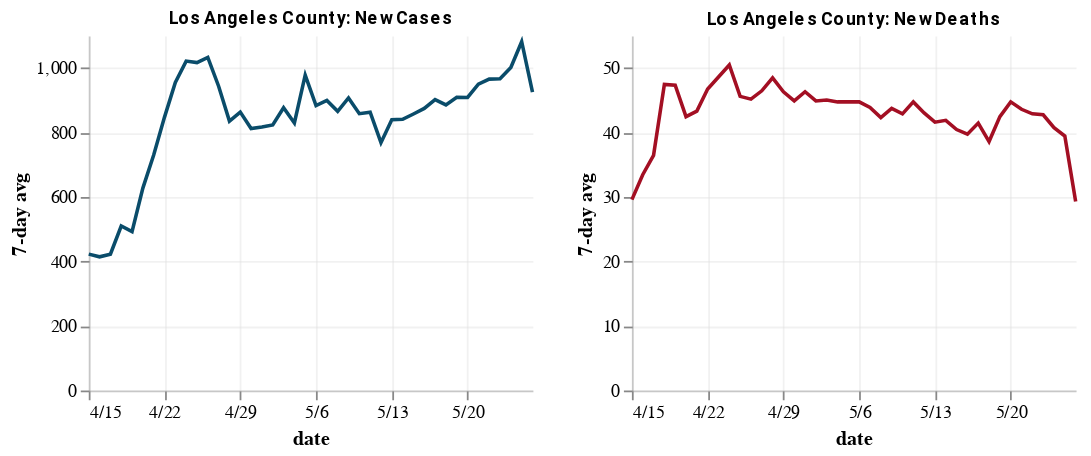
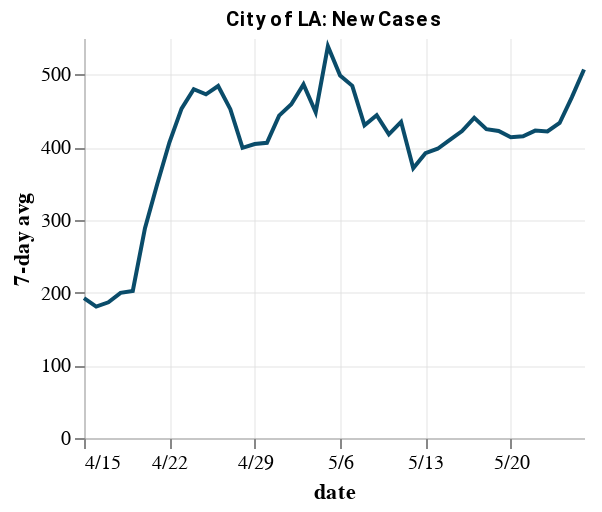

Write notebook code for charts like these, in order.
### Markdown cell above
## Caseload Charts

### Code cell
la_county = utils.county_case_charts(county_state_name, start_date)
la_city = utils.lacity_case_charts(start_date)

### Figure 1 — Vega-Lite specification as saved in the notebook (floating-point values rounded to 4 significant figures)
{"config": {"view": {"continuousWidth": 400, "continuousHeight": 300, "strokeOpacity": 0}, "axis": {"domainOpacity": 0.4, "gridOpacity": 0.4}, "title": {"anchor": "middle", "color": "black", "font": "Roboto", "fontSize": 10}}, "hconcat": [{"mark": "line", "encoding": {"color": {"value": "#0A4C6A"}, "x": {"type": "temporal", "axis": {"format": "%-m/%-d"}, "field": "date", "timeUnit": "monthdate", "title": "date"}, "y": {"type": "quantitative", "field": "cases_avg7", "title": "7-day avg"}}, "height": 200, "title": "Los Angeles County: New Cases", "width": 250}, {"mark": "line", "encoding": {"color": {"value": "#A30F23"}, "x": {"type": "temporal", "axis": {"format": "%-m/%-d"}, "field": "date", "timeUnit": "monthdate", "title": "date"}, "y": {"type": "quantitative", "field": "deaths_avg7", "title": "7-day avg"}}, "height": 200, "title": "Los Angeles County: New Deaths", "width": 250}], "data": {"name": "data-dfc439d8d1e3869e65300607f5a4b91e"}, "$schema": "https://vega.github.io/schema/vega-lite/v4.0.2.json", "datasets": {"data-dfc439d8d1e3869e65300607f5a4b91e": [{"county": "Los Angeles", "state": "California", "state_abbrev": "CA", "fips": "06037", "date": "2020-04-15T07:00:00+00:00", "Lat": 34.31, "Lon": -118.2, "cases": 10517, "deaths": 405, "new_cases": 470, "new_deaths": 45, "cases_avg7": 422.6, "deaths_avg3": 45.33, "deaths_avg7": 29.57}, {"county": "Los Angeles", "state": "California", "state_abbrev": "CA", "fips": "06037", "date": "2020-04-16T07:00:00+00:00", "Lat": 34.31, "Lon": -118.2, "cases": 10854, "deaths": 457, "new_cases": 337, "new_deaths": 52, "cases_avg7": 414.1, "deaths_avg3": 45.0, "deaths_avg7": 33.43}, {"county": "Los Angeles", "state": "California", "state_abbrev": "CA", "fips": "06037", "date": "2020-04-17T07:00:00+00:00", "Lat": 34.31, "Lon": -118.2, "cases": 11400, "deaths": 497, "new_cases": 546, "new_deaths": 40, "cases_avg7": 422.4, "deaths_avg3": 45.67, "deaths_avg7": 36.43}, {"county": "Los Angeles", "state": "California", "state_abbrev": "CA", "fips": "06037", "date": "2020-04-18T07:00:00+00:00", "Lat": 34.31, "Lon": -118.2, "cases": 12021, "deaths": 576, "new_cases": 621, "new_deaths": 79, "cases_avg7": 509.7, "deaths_avg3": 57.0, "deaths_avg7": 47.43}, {"county": "Los Angeles", "state": "California", "state_abbrev": "CA", "fips": "06037", "date": "2020-04-19T07:00:00+00:00", "Lat": 34.31, "Lon": -118.2, "cases": 12341, "deaths": 600, "new_cases": 320, "new_deaths": 24, "cases_avg7": 492.4, "deaths_avg3": 47.67, "deaths_avg7": 47.29}, {"county": "Los Angeles", "state": "California", "state_abbrev": "CA", "fips": "06037", "date": "2020-04-20T07:00:00+00:00", "Lat": 34.31, "Lon": -118.2, "cases": 13823, "deaths": 619, "new_cases": 1482, "new_deaths": 19, "cases_avg7": 627.1, "deaths_avg3": 40.67, "deaths_avg7": 42.43}, {"county": "Los Angeles", "state": "California", "state_abbrev": "CA", "fips": "06037", "date": "2020-04-21T07:00:00+00:00", "Lat": 34.31, "Lon": -118.2, "cases": 15153, "deaths": 663, "new_cases": 1330, "new_deaths": 44, "cases_avg7": 729.4, "deaths_avg3": 29.0, "deaths_avg7": 43.29}, {"county": "Los Angeles", "state": "California", "state_abbrev": "CA", "fips": "06037", "date": "2020-04-22T07:00:00+00:00", "Lat": 34.31, "Lon": -118.2, "cases": 16447, "deaths": 732, "new_cases": 1294, "new_deaths": 69, "cases_avg7": 847.1, "deaths_avg3": 44.0, "deaths_avg7": 46.71}, {"county": "Los Angeles", "state": "California", "state_abbrev": "CA", "fips": "06037", "date": "2020-04-23T07:00:00+00:00", "Lat": 34.31, "Lon": -118.2, "cases": 17537, "deaths": 797, "new_cases": 1090, "new_deaths": 65, "cases_avg7": 954.7, "deaths_avg3": 59.33, "deaths_avg7": 48.57}, {"county": "Los Angeles", "state": "California", "state_abbrev": "CA", "fips": "06037", "date": "2020-04-24T07:00:00+00:00", "Lat": 34.31, "Lon": -118.2, "cases": 18545, "deaths": 850, "new_cases": 1008, "new_deaths": 53, "cases_avg7": 1021.0, "deaths_avg3": 62.33, "deaths_avg7": 50.43}, {"county": "Los Angeles", "state": "California", "state_abbrev": "CA", "fips": "06037", "date": "2020-04-25T07:00:00+00:00", "Lat": 34.31, "Lon": -118.2, "cases": 19133, "deaths": 895, "new_cases": 588, "new_deaths": 45, "cases_avg7": 1016.0, "deaths_avg3": 54.33, "deaths_avg7": 45.57}, {"county": "Los Angeles", "state": "California", "state_abbrev": "CA", "fips": "06037", "date": "2020-04-26T07:00:00+00:00", "Lat": 34.31, "Lon": -118.2, "cases": 19567, "deaths": 916, "new_cases": 434, "new_deaths": 21, "cases_avg7": 1032.0, "deaths_avg3": 39.67, "deaths_avg7": 45.14}, {"county": "Los Angeles", "state": "California", "state_abbrev": "CA", "fips": "06037", "date": "2020-04-27T07:00:00+00:00", "Lat": 34.31, "Lon": -118.2, "cases": 20423, "deaths": 944, "new_cases": 856, "new_deaths": 28, "cases_avg7": 942.9, "deaths_avg3": 31.33, "deaths_avg7": 46.43}, {"county": "Los Angeles", "state": "California", "state_abbrev": "CA", "fips": "06037", "date": "2020-04-28T07:00:00+00:00", "Lat": 34.31, "Lon": -118.2, "cases": 20996, "deaths": 1002, "new_cases": 573, "new_deaths": 58, "cases_avg7": 834.7, "deaths_avg3": 35.67, "deaths_avg7": 48.43}, {"county": "Los Angeles", "state": "California", "state_abbrev": "CA", "fips": "06037", "date": "2020-04-29T07:00:00+00:00", "Lat": 34.31, "Lon": -118.2, "cases": 22485, "deaths": 1056, "new_cases": 1489, "new_deaths": 54, "cases_avg7": 862.6, "deaths_avg3": 46.67, "deaths_avg7": 46.29}, {"county": "Los Angeles", "state": "California", "state_abbrev": "CA", "fips": "06037", "date": "2020-04-30T07:00:00+00:00", "Lat": 34.31, "Lon": -118.2, "cases": 23220, "deaths": 1111, "new_cases": 735, "new_deaths": 55, "cases_avg7": 811.9, "deaths_avg3": 55.67, "deaths_avg7": 44.86}, {"county": "Los Angeles", "state": "California", "state_abbrev": "CA", "fips": "06037", "date": "2020-05-01T07:00:00+00:00", "Lat": 34.31, "Lon": -118.2, "cases": 24262, "deaths": 1174, "new_cases": 1042, "new_deaths": 63, "cases_avg7": 816.7, "deaths_avg3": 57.33, "deaths_avg7": 46.29}, {"county": "Los Angeles", "state": "California", "state_abbrev": "CA", "fips": "06037", "date": "2020-05-02T07:00:00+00:00", "Lat": 34.31, "Lon": -118.2, "cases": 24894, "deaths": 1209, "new_cases": 632, "new_deaths": 35, "cases_avg7": 823.0, "deaths_avg3": 51.0, "deaths_avg7": 44.86}, {"county": "Los Angeles", "state": "California", "state_abbrev": "CA", "fips": "06037", "date": "2020-05-03T07:00:00+00:00", "Lat": 34.31, "Lon": -118.2, "cases": 25699, "deaths": 1231, "new_cases": 805, "new_deaths": 22, "cases_avg7": 876.0, "deaths_avg3": 40.0, "deaths_avg7": 45.0}, {"county": "Los Angeles", "state": "California", "state_abbrev": "CA", "fips": "06037", "date": "2020-05-04T07:00:00+00:00", "Lat": 34.31, "Lon": -118.2, "cases": 26225, "deaths": 1257, "new_cases": 526, "new_deaths": 26, "cases_avg7": 828.9, "deaths_avg3": 27.67, "deaths_avg7": 44.71}, {"county": "Los Angeles", "state": "California", "state_abbrev": "CA", "fips": "06037", "date": "2020-05-05T07:00:00+00:00", "Lat": 34.31, "Lon": -118.2, "cases": 27836, "deaths": 1315, "new_cases": 1611, "new_deaths": 58, "cases_avg7": 977.1, "deaths_avg3": 35.33, "deaths_avg7": 44.71}, {"county": "Los Angeles", "state": "California", "state_abbrev": "CA", "fips": "06037", "date": "2020-05-06T07:00:00+00:00", "Lat": 34.31, "Lon": -118.2, "cases": 28665, "deaths": 1369, "new_cases": 829, "new_deaths": 54, "cases_avg7": 882.9, "deaths_avg3": 46.0, "deaths_avg7": 44.71}, {"county": "Los Angeles", "state": "California", "state_abbrev": "CA", "fips": "06037", "date": "2020-05-07T07:00:00+00:00", "Lat": 34.31, "Lon": -118.2, "cases": 29511, "deaths": 1418, "new_cases": 846, "new_deaths": 49, "cases_avg7": 898.7, "deaths_avg3": 53.67, "deaths_avg7": 43.86}, {"county": "Los Angeles", "state": "California", "state_abbrev": "CA", "fips": "06037", "date": "2020-05-08T07:00:00+00:00", "Lat": 34.31, "Lon": -118.2, "cases": 30319, "deaths": 1470, "new_cases": 808, "new_deaths": 52, "cases_avg7": 865.3, "deaths_avg3": 51.67, "deaths_avg7": 42.29}, {"county": "Los Angeles", "state": "California", "state_abbrev": "CA", "fips": "06037", "date": "2020-05-09T07:00:00+00:00", "Lat": 34.31, "Lon": -118.2, "cases": 31241, "deaths": 1515, "new_cases": 922, "new_deaths": 45, "cases_avg7": 906.7, "deaths_avg3": 48.67, "deaths_avg7": 43.71}, {"county": "Los Angeles", "state": "California", "state_abbrev": "CA", "fips": "06037", "date": "2020-05-10T07:00:00+00:00", "Lat": 34.31, "Lon": -118.2, "cases": 31703, "deaths": 1531, "new_cases": 462, "new_deaths": 16, "cases_avg7": 857.7, "deaths_avg3": 37.67, "deaths_avg7": 42.86}, {"county": "Los Angeles", "state": "California", "state_abbrev": "CA", "fips": "06037", "date": "2020-05-11T07:00:00+00:00", "Lat": 34.31, "Lon": -118.2, "cases": 32263, "deaths": 1570, "new_cases": 560, "new_deaths": 39, "cases_avg7": 862.6, "deaths_avg3": 33.33, "deaths_avg7": 44.71}, {"county": "Los Angeles", "state": "California", "state_abbrev": "CA", "fips": "06037", "date": "2020-05-12T07:00:00+00:00", "Lat": 34.31, "Lon": -118.2, "cases": 33211, "deaths": 1616, "new_cases": 948, "new_deaths": 46, "cases_avg7": 767.9, "deaths_avg3": 33.67, "deaths_avg7": 43.0}, {"county": "Los Angeles", "state": "California", "state_abbrev": "CA", "fips": "06037", "date": "2020-05-13T07:00:00+00:00", "Lat": 34.31, "Lon": -118.2, "cases": 34538, "deaths": 1660, "new_cases": 1327, "new_deaths": 44, "cases_avg7": 839.0, "deaths_avg3": 43.0, "deaths_avg7": 41.57}, {"county": "Los Angeles", "state": "California", "state_abbrev": "CA", "fips": "06037", "date": "2020-05-14T07:00:00+00:00", "Lat": 34.31, "Lon": -118.2, "cases": 35392, "deaths": 1711, "new_cases": 854, "new_deaths": 51, "cases_avg7": 840.1, "deaths_avg3": 47.0, "deaths_avg7": 41.86}, {"county": "Los Angeles", "state": "California", "state_abbrev": "CA", "fips": "06037", "date": "2020-05-15T07:00:00+00:00", "Lat": 34.31, "Lon": -118.2, "cases": 36316, "deaths": 1753, "new_cases": 924, "new_deaths": 42, "cases_avg7": 856.7, "deaths_avg3": 45.67, "deaths_avg7": 40.43}, {"county": "Los Angeles", "state": "California", "state_abbrev": "CA", "fips": "06037", "date": "2020-05-16T07:00:00+00:00", "Lat": 34.31, "Lon": -118.2, "cases": 37360, "deaths": 1793, "new_cases": 1044, "new_deaths": 40, "cases_avg7": 874.1, "deaths_avg3": 44.33, "deaths_avg7": 39.71}, {"county": "Los Angeles", "state": "California", "state_abbrev": "CA", "fips": "06037", "date": "2020-05-17T07:00:00+00:00", "Lat": 34.31, "Lon": -118.2, "cases": 38011, "deaths": 1821, "new_cases": 651, "new_deaths": 28, "cases_avg7": 901.1, "deaths_avg3": 36.67, "deaths_avg7": 41.43}, {"county": "Los Angeles", "state": "California", "state_abbrev": "CA", "fips": "06037", "date": "2020-05-18T07:00:00+00:00", "Lat": 34.31, "Lon": -118.2, "cases": 38458, "deaths": 1840, "new_cases": 447, "new_deaths": 19, "cases_avg7": 885.0, "deaths_avg3": 29.0, "deaths_avg7": 38.57}, {"county": "Los Angeles", "state": "California", "state_abbrev": "CA", "fips": "06037", "date": "2020-05-19T07:00:00+00:00", "Lat": 34.31, "Lon": -118.2, "cases": 39573, "deaths": 1913, "new_cases": 1115, "new_deaths": 73, "cases_avg7": 908.9, "deaths_avg3": 40.0, "deaths_avg7": 42.43}, {"county": "Los Angeles", "state": "California", "state_abbrev": "CA", "fips": "06037", "date": "2020-05-20T07:00:00+00:00", "Lat": 34.31, "Lon": -118.2, "cases": 40895, "deaths": 1973, "new_cases": 1322, "new_deaths": 60, "cases_avg7": 908.1, "deaths_avg3": 50.67, "deaths_avg7": 44.71}, {"county": "Los Angeles", "state": "California", "state_abbrev": "CA", "fips": "06037", "date": "2020-05-21T07:00:00+00:00", "Lat": 34.31, "Lon": -118.2, "cases": 42037, "deaths": 2016, "new_cases": 1142, "new_deaths": 43, "cases_avg7": 949.3, "deaths_avg3": 58.67, "deaths_avg7": 43.57}, {"county": "Los Angeles", "state": "California", "state_abbrev": "CA", "fips": "06037", "date": "2020-05-22T07:00:00+00:00", "Lat": 34.31, "Lon": -118.2, "cases": 43070, "deaths": 2053, "new_cases": 1033, "new_deaths": 37, "cases_avg7": 964.9, "deaths_avg3": 46.67, "deaths_avg7": 42.86}, {"county": "Los Angeles", "state": "California", "state_abbrev": "CA", "fips": "06037", "date": "2020-05-23T07:00:00+00:00", "Lat": 34.31, "Lon": -118.2, "cases": 44121, "deaths": 2092, "new_cases": 1051, "new_deaths": 39, "cases_avg7": 965.9, "deaths_avg3": 39.67, "deaths_avg7": 42.71}, {"county": "Los Angeles", "state": "California", "state_abbrev": "CA", "fips": "06037", "date": "2020-05-24T07:00:00+00:00", "Lat": 34.31, "Lon": -118.2, "cases": 45017, "deaths": 2106, "new_cases": 896, "new_deaths": 14, "cases_avg7": 1001.0, "deaths_avg3": 30.0, "deaths_avg7": 40.71}, {"county": "Los Angeles", "state": "California", "state_abbrev": "CA", "fips": "06037", "date": "2020-05-25T07:00:00+00:00", "Lat": 34.31, "Lon": -118.2, "cases": 46023, "deaths": 2116, "new_cases": 1006, "new_deaths": 10, "cases_avg7": 1081.0, "deaths_avg3": 21.0, "deaths_avg7": 39.43}, {"county": "Los Angeles", "state": "California", "state_abbrev": "CA", "fips": "06037", "date": "2020-05-26T07:00:00+00:00", "Lat": 34.31, "Lon": -118.2, "cases": 46046, "deaths": 2118, "new_cases": 23, "new_deaths": 2, "cases_avg7": 924.7, "deaths_avg3": 8.667, "deaths_avg7": 29.29}]}}

### Figure 2 — Vega-Lite specification as saved in the notebook (floating-point values rounded to 4 significant figures)
{"config": {"view": {"continuousWidth": 400, "continuousHeight": 300, "strokeOpacity": 0}, "axis": {"domainOpacity": 0.4, "gridOpacity": 0.4}, "title": {"anchor": "middle", "color": "black", "font": "Roboto", "fontSize": 10}}, "data": {"name": "data-b0dd9c5e11439a6b6d9c174e808ee150"}, "mark": "line", "encoding": {"color": {"value": "#0A4C6A"}, "x": {"type": "temporal", "axis": {"format": "%-m/%-d"}, "field": "date", "timeUnit": "monthdate", "title": "date"}, "y": {"type": "quantitative", "field": "cases_avg7", "title": "7-day avg"}}, "height": 200, "title": "City of LA: New Cases", "width": 250, "$schema": "https://vega.github.io/schema/vega-lite/v4.0.2.json", "datasets": {"data-b0dd9c5e11439a6b6d9c174e808ee150": [{"date": "2020-04-15T07:00:00+00:00", "cases": 4707, "new_cases": 245, "cases_avg7": 192.4}, {"date": "2020-04-16T07:00:00+00:00", "cases": 4852, "new_cases": 145, "cases_avg7": 180.7}, {"date": "2020-04-17T07:00:00+00:00", "cases": 5093, "new_cases": 241, "cases_avg7": 186.6}, {"date": "2020-04-18T07:00:00+00:00", "cases": 5387, "new_cases": 294, "cases_avg7": 199.6}, {"date": "2020-04-19T07:00:00+00:00", "cases": 5508, "new_cases": 121, "cases_avg7": 202.3}, {"date": "2020-04-20T07:00:00+00:00", "cases": 6224, "new_cases": 716, "cases_avg7": 288.4}, {"date": "2020-04-21T07:00:00+00:00", "cases": 6904, "new_cases": 680, "cases_avg7": 348.9}, {"date": "2020-04-22T07:00:00+00:00", "cases": 7551, "new_cases": 647, "cases_avg7": 406.3}, {"date": "2020-04-23T07:00:00+00:00", "cases": 8022, "new_cases": 471, "cases_avg7": 452.9}, {"date": "2020-04-24T07:00:00+00:00", "cases": 8450, "new_cases": 428, "cases_avg7": 479.6}, {"date": "2020-04-25T07:00:00+00:00", "cases": 8695, "new_cases": 245, "cases_avg7": 472.6}, {"date": "2020-04-26T07:00:00+00:00", "cases": 8896, "new_cases": 201, "cases_avg7": 484.0}, {"date": "2020-04-27T07:00:00+00:00", "cases": 9389, "new_cases": 493, "cases_avg7": 452.1}, {"date": "2020-04-28T07:00:00+00:00", "cases": 9697, "new_cases": 308, "cases_avg7": 399.0}, {"date": "2020-04-29T07:00:00+00:00", "cases": 10380, "new_cases": 683, "cases_avg7": 404.1}, {"date": "2020-04-30T07:00:00+00:00", "cases": 10863, "new_cases": 483, "cases_avg7": 405.9}, {"date": "2020-05-01T07:00:00+00:00", "cases": 11553, "new_cases": 690, "cases_avg7": 443.3}, {"date": "2020-05-02T07:00:00+00:00", "cases": 11908, "new_cases": 355, "cases_avg7": 459.0}, {"date": "2020-05-03T07:00:00+00:00", "cases": 12300, "new_cases": 392, "cases_avg7": 486.3}, {"date": "2020-05-04T07:00:00+00:00", "cases": 12525, "new_cases": 225, "cases_avg7": 448.0}, {"date": "2020-05-05T07:00:00+00:00", "cases": 13468, "new_cases": 943, "cases_avg7": 538.7}, {"date": "2020-05-06T07:00:00+00:00", "cases": 13868, "new_cases": 400, "cases_avg7": 498.3}, {"date": "2020-05-07T07:00:00+00:00", "cases": 14253, "new_cases": 385, "cases_avg7": 484.3}, {"date": "2020-05-08T07:00:00+00:00", "cases": 14563, "new_cases": 310, "cases_avg7": 430.0}, {"date": "2020-05-09T07:00:00+00:00", "cases": 15015, "new_cases": 452, "cases_avg7": 443.9}, {"date": "2020-05-10T07:00:00+00:00", "cases": 15223, "new_cases": 208, "cases_avg7": 417.6}, {"date": "2020-05-11T07:00:00+00:00", "cases": 15568, "new_cases": 345, "cases_avg7": 434.7}, {"date": "2020-05-12T07:00:00+00:00", "cases": 16065, "new_cases": 497, "cases_avg7": 371.0}, {"date": "2020-05-13T07:00:00+00:00", "cases": 16610, "new_cases": 545, "cases_avg7": 391.7}, {"date": "2020-05-14T07:00:00+00:00", "cases": 17037, "new_cases": 427, "cases_avg7": 397.7}, {"date": "2020-05-15T07:00:00+00:00", "cases": 17432, "new_cases": 395, "cases_avg7": 409.9}, {"date": "2020-05-16T07:00:00+00:00", "cases": 17969, "new_cases": 537, "cases_avg7": 422.0}, {"date": "2020-05-17T07:00:00+00:00", "cases": 18304, "new_cases": 335, "cases_avg7": 440.1}, {"date": "2020-05-18T07:00:00+00:00", "cases": 18540, "new_cases": 236, "cases_avg7": 424.6}, {"date": "2020-05-19T07:00:00+00:00", "cases": 19020, "new_cases": 480, "cases_avg7": 422.1}, {"date": "2020-05-20T07:00:00+00:00", "cases": 19505, "new_cases": 485, "cases_avg7": 413.6}, {"date": "2020-05-21T07:00:00+00:00", "cases": 19941, "new_cases": 436, "cases_avg7": 414.9}, {"date": "2020-05-22T07:00:00+00:00", "cases": 20391, "new_cases": 450, "cases_avg7": 422.7}, {"date": "2020-05-23T07:00:00+00:00", "cases": 20919, "new_cases": 528, "cases_avg7": 421.4}, {"date": "2020-05-24T07:00:00+00:00", "cases": 21336, "new_cases": 417, "cases_avg7": 433.1}, {"date": "2020-05-25T07:00:00+00:00", "cases": 21819, "new_cases": 483, "cases_avg7": 468.4}, {"date": "2020-05-26T07:00:00+00:00", "cases": 22567, "new_cases": 748, "cases_avg7": 506.7}]}}
